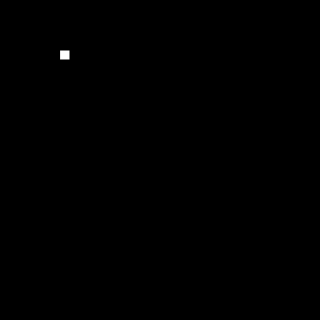
Frame 1 (no input)
Frame 60 (no input): identical to frame 1, image omitted
Frame 120 (the mouse pressed at the canvas centre since frame 60): identical to frame 1, image omitted

The p5.js sketch that drew this single still picture (run headless with seeded random() and noise() and a simulated clock; from frame 60 on, the mouse is pressed at the canvas centre):

// p5.js sketch
// ── sketch.js

var x = 60;
var y = 50;
function setup() {
    createCanvas(320,320);
}

function draw()
{
  background(0);
  fill(255);

  if (keyIsPressed){
    if(keyCode == LEFT_ARROW) {
        x = x - 5;
    }
    if(keyCode == RIGHT_ARROW){
        x = x + 5;
    }
    if(keyCode == UP_ARROW){
        y = y - 5;
    }
    if(keyCode == DOWN_ARROW){
        y = y + 5;
    }
    if(key == 'd'){
        stroke(255,255,0);
        line(x+10, y, width, y);
    }
  }
  stroke(0,0,0);
  rect(x,y,10,10);
}
